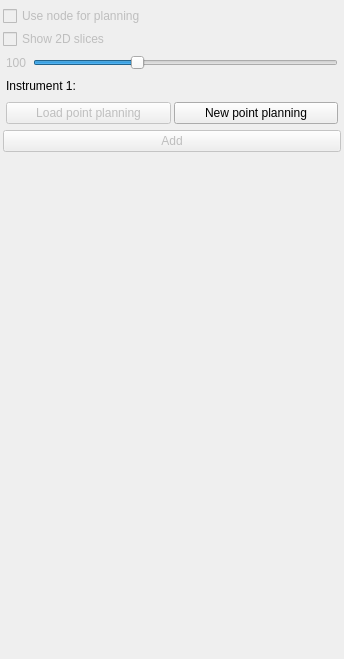
<?xml version="1.0" encoding="UTF-8"?>
<ui version="4.0">
 <class>PlanningViewControls</class>
 <widget class="QWidget" name="PlanningViewControls">
  <property name="geometry">
   <rect>
    <x>0</x>
    <y>0</y>
    <width>344</width>
    <height>659</height>
   </rect>
  </property>
  <property name="windowTitle">
   <string>Awesome View</string>
  </property>
  <layout class="QVBoxLayout" name="verticalLayout">
   <property name="spacing">
    <number>3</number>
   </property>
   <property name="leftMargin">
    <number>3</number>
   </property>
   <property name="topMargin">
    <number>3</number>
   </property>
   <property name="rightMargin">
    <number>3</number>
   </property>
   <property name="bottomMargin">
    <number>3</number>
   </property>
   <item>
    <widget class="QWidget" name="widget" native="true">
     <layout class="QHBoxLayout" name="horizontalLayout">
      <property name="leftMargin">
       <number>0</number>
      </property>
      <property name="topMargin">
       <number>0</number>
      </property>
      <property name="rightMargin">
       <number>0</number>
      </property>
      <property name="bottomMargin">
       <number>0</number>
      </property>
     </layout>
    </widget>
   </item>
   <item>
    <widget class="QCheckBox" name="cbUseNode">
     <property name="enabled">
      <bool>false</bool>
     </property>
     <property name="text">
      <string>Use node for planning</string>
     </property>
    </widget>
   </item>
   <item>
    <widget class="QCheckBox" name="cbShow2D">
     <property name="enabled">
      <bool>false</bool>
     </property>
     <property name="text">
      <string>Show 2D slices</string>
     </property>
    </widget>
   </item>
   <item>
    <layout class="QHBoxLayout" name="horizontalLayout_2">
     <property name="leftMargin">
      <number>3</number>
     </property>
     <property name="topMargin">
      <number>3</number>
     </property>
     <property name="rightMargin">
      <number>3</number>
     </property>
     <property name="bottomMargin">
      <number>3</number>
     </property>
     <item>
      <widget class="QLabel" name="lblThreshold">
       <property name="enabled">
        <bool>false</bool>
       </property>
       <property name="text">
        <string>100</string>
       </property>
      </widget>
     </item>
     <item>
      <widget class="QSlider" name="sliderThreshold">
       <property name="maximum">
        <number>300</number>
       </property>
       <property name="value">
        <number>100</number>
       </property>
       <property name="orientation">
        <enum>Qt::Horizontal</enum>
       </property>
      </widget>
     </item>
    </layout>
   </item>
   <item>
    <layout class="QHBoxLayout" name="horizontalLayout_6">
     <property name="spacing">
      <number>3</number>
     </property>
     <property name="leftMargin">
      <number>3</number>
     </property>
     <property name="topMargin">
      <number>3</number>
     </property>
     <property name="rightMargin">
      <number>3</number>
     </property>
     <property name="bottomMargin">
      <number>3</number>
     </property>
     <item>
      <widget class="QLabel" name="label">
       <property name="text">
        <string>Instrument 1:</string>
       </property>
      </widget>
     </item>
     <item>
      <widget class="QLabel" name="lblInstrument">
       <property name="text">
        <string/>
       </property>
      </widget>
     </item>
    </layout>
   </item>
   <item>
    <layout class="QVBoxLayout" name="vlPoints">
     <property name="spacing">
      <number>0</number>
     </property>
    </layout>
   </item>
   <item>
    <layout class="QHBoxLayout" name="horizontalLayout_5">
     <property name="spacing">
      <number>3</number>
     </property>
     <property name="leftMargin">
      <number>3</number>
     </property>
     <property name="topMargin">
      <number>3</number>
     </property>
     <property name="rightMargin">
      <number>3</number>
     </property>
     <property name="bottomMargin">
      <number>3</number>
     </property>
     <item>
      <widget class="QPushButton" name="pbLoadPointPlanning">
       <property name="enabled">
        <bool>false</bool>
       </property>
       <property name="text">
        <string>Load point planning</string>
       </property>
      </widget>
     </item>
     <item>
      <widget class="QPushButton" name="pbStartPointPlanning">
       <property name="text">
        <string>New point planning</string>
       </property>
      </widget>
     </item>
    </layout>
   </item>
   <item>
    <widget class="QPushButton" name="pbAddMeasurementPoint">
     <property name="enabled">
      <bool>false</bool>
     </property>
     <property name="text">
      <string>Add</string>
     </property>
    </widget>
   </item>
   <item>
    <spacer name="spacer">
     <property name="orientation">
      <enum>Qt::Vertical</enum>
     </property>
     <property name="sizeType">
      <enum>QSizePolicy::Expanding</enum>
     </property>
     <property name="sizeHint" stdset="0">
      <size>
       <width>20</width>
       <height>220</height>
      </size>
     </property>
    </spacer>
   </item>
  </layout>
 </widget>
 <layoutdefault spacing="6" margin="11"/>
 <resources/>
 <connections/>
</ui>
